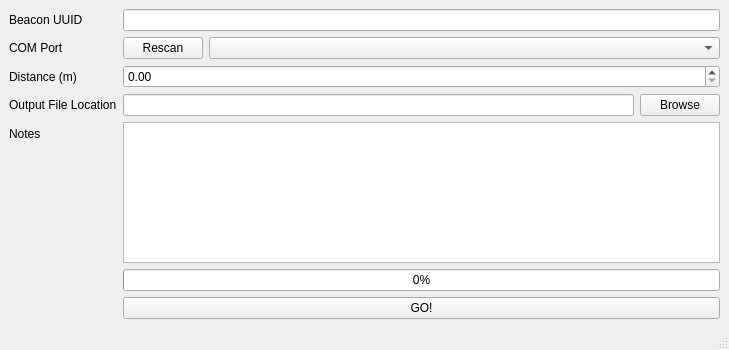
<?xml version="1.0" encoding="UTF-8"?>
<ui version="4.0">
 <class>MainWindow</class>
 <widget class="QMainWindow" name="MainWindow">
  <property name="geometry">
   <rect>
    <x>0</x>
    <y>0</y>
    <width>729</width>
    <height>350</height>
   </rect>
  </property>
  <property name="windowTitle">
   <string>MainWindow</string>
  </property>
  <widget class="QWidget" name="centralwidget">
   <layout class="QFormLayout" name="formLayout">
    <item row="2" column="0">
     <widget class="QLabel" name="comPortLabel">
      <property name="text">
       <string>COM Port</string>
      </property>
     </widget>
    </item>
    <item row="3" column="0">
     <widget class="QLabel" name="distanceLabel">
      <property name="text">
       <string>Distance (m)</string>
      </property>
     </widget>
    </item>
    <item row="3" column="1">
     <widget class="QDoubleSpinBox" name="distanceInput"/>
    </item>
    <item row="4" column="0">
     <widget class="QLabel" name="outputLabel">
      <property name="text">
       <string>Output File Location</string>
      </property>
     </widget>
    </item>
    <item row="4" column="1">
     <layout class="QHBoxLayout" name="pathLayout">
      <item>
       <widget class="QLineEdit" name="pathEdit"/>
      </item>
      <item>
       <widget class="QPushButton" name="browseButton">
        <property name="text">
         <string>Browse</string>
        </property>
       </widget>
      </item>
     </layout>
    </item>
    <item row="5" column="0">
     <widget class="QLabel" name="notesLabel">
      <property name="text">
       <string>Notes</string>
      </property>
     </widget>
    </item>
    <item row="5" column="1">
     <widget class="QPlainTextEdit" name="notesEdit"/>
    </item>
    <item row="7" column="1">
     <widget class="QPushButton" name="goButton">
      <property name="text">
       <string>GO!</string>
      </property>
     </widget>
    </item>
    <item row="2" column="1">
     <layout class="QHBoxLayout" name="horizontalLayout_2">
      <item>
       <widget class="QPushButton" name="rescanButton">
        <property name="sizePolicy">
         <sizepolicy hsizetype="Fixed" vsizetype="Fixed">
          <horstretch>0</horstretch>
          <verstretch>0</verstretch>
         </sizepolicy>
        </property>
        <property name="text">
         <string>Rescan</string>
        </property>
       </widget>
      </item>
      <item>
       <widget class="QComboBox" name="comPortCombo"/>
      </item>
     </layout>
    </item>
    <item row="6" column="1">
     <widget class="QProgressBar" name="progressBar">
      <property name="maximum">
       <number>10</number>
      </property>
      <property name="value">
       <number>0</number>
      </property>
     </widget>
    </item>
    <item row="1" column="1">
     <widget class="QLineEdit" name="uuidEdit"/>
    </item>
    <item row="1" column="0">
     <widget class="QLabel" name="uuidLabel">
      <property name="text">
       <string>Beacon UUID</string>
      </property>
     </widget>
    </item>
   </layout>
  </widget>
  <widget class="QStatusBar" name="statusbar"/>
 </widget>
 <resources/>
 <connections/>
</ui>
